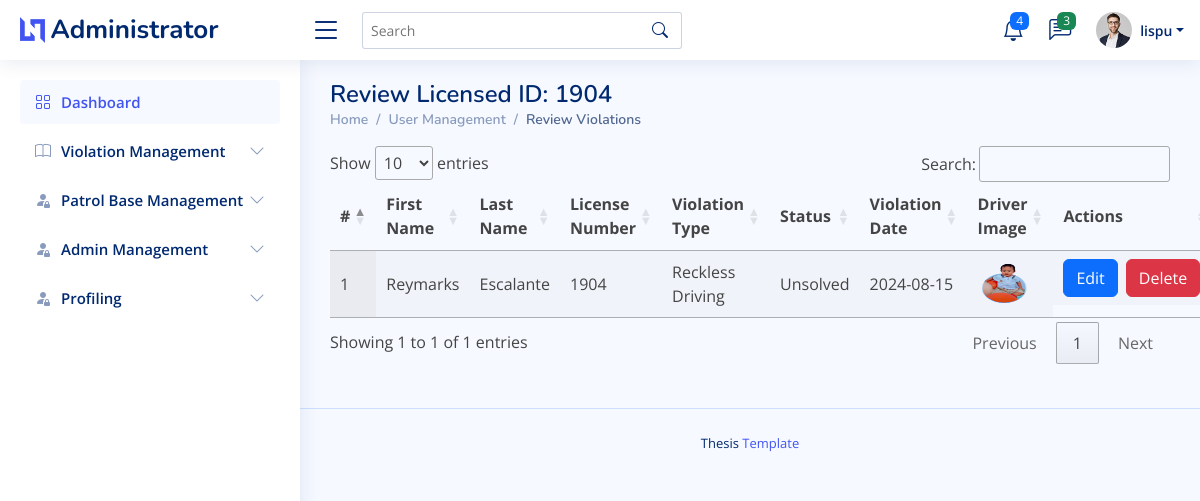
/admin/review_user_page.php?licensed_no=1904 (signed in), run on the app's committed database.
### tables this page shows
CREATE TABLE `traffic_violations`  (
  `violation_id` int NOT NULL AUTO_INCREMENT,
  `officer_name` varchar(100) NOT NULL,
  `violation_type` varchar(50) NOT NULL,
  `vehicle_plate_number` varchar(20) NOT NULL,
  `driver_licensed` varchar(255) NULL DEFAULT NULL,
  `driver_lastname` varchar(255) NULL DEFAULT NULL,
  `driver_firstname` varchar(100) NOT NULL,
  `driver_image_path` varchar(255) NULL DEFAULT NULL,
  `violation_location` varchar(255) NOT NULL,
  `violation_date` date NOT NULL,
  `violation_time` time NOT NULL,
  `evidence_path` varchar(255) NULL DEFAULT NULL,
  `additional_notes` text NULL,
  `status` varchar(50) NULL DEFAULT 'Unsolved',
  `created_at` timestamp NOT NULL DEFAULT current_timestamp,
  PRIMARY KEY (`violation_id`) USING BTREE
);

### admin/review_user_page.php (the view, shortened to what this page needs)
<?php
include("admin_header.php");
?>
<body>
<?php
    include("admin_topnav.php");
    include("admin_sidenav.php");
    $licensed_no = isset($_GET['licensed_no']) ? $_GET['licensed_no'] : '';
?>
<main id="main" class="main">
  <div class="pagetitle">
    <h1>Review Licensed ID: <?php echo htmlspecialchars($licensed_no); ?></h1>
    <nav>
      <ol class="breadcrumb">
        <li class="breadcrumb-item"><a href="index.html">Home</a></li>
        <li class="breadcrumb-item">User Management</li>
        <li class="breadcrumb-item active">Review Violations</li>
      </ol>
    </nav>
  </div>
  <section class="section">
    <div class="row align-items-top">
      <div class="col-lg-12 mb-4">
      <?php
          if ($licensed_no) {
              $stmt = $connection->prepare("SELECT * FROM traffic_violations WHERE driver_licensed = ?");
              $stmt->bind_param('s', $licensed_no);
              $stmt->execute();
              $result = $stmt->get_result();
              $count = 1;
              if ($result->num_rows > 0) {
                  echo '<table id="violationsTable" class="display">
                          <thead>
                              <tr>
                                  <th>#</th>
                                  <th>First Name</th>
                                  <th>Last Name</th>
                                  <th>License Number</th>
                                  <th>Violation Type</th>
                                  <th>Status</th>
                                  <th>Violation Date</th>
                                  <th>Driver Image</th>
                                  <th>Actions</th>
                              </tr>
                          </thead>
                          <tbody>';
                  while ($row = $result->fetch_assoc()) {
                      echo "<tr>";
                      echo "<td>".$count."</td>";
                      echo "<td>".$row['driver_firstname']."</td>";
                      echo "<td>".$row['driver_lastname']."</td>";
                      echo "<td>".$row['driver_licensed']."</td>";
                      echo "<td>".$row['violation_type']."</td>";
                      echo "<td>".$row['status']."</td>";
                      echo "<td>".$row['violation_date']."</td>";
                      echo "<td><img src='process/" . htmlspecialchars($row['driver_image_path']) . "' alt='Driver Image' style='width: 50px; height: 50px;'></td>";
                      echo "<td class='d-flex'>";
                      echo "<a class='btn btn-primary me-2' href='edit_violation.php?violation_id=" . htmlspecialchars($row['violation_id']) . "'>Edit</a>";
                      echo "<a class='btn btn-danger me-2' href='delete_violation.php?violation_id=" . htmlspecialchars($row['violation_id']) . "'>Delete</a>";
                      echo "</td>";
                      echo "</tr>";
                      $count++;
                  }
                  echo '</tbody></table>';
              }
          } else {
              echo '<p>Please provide a license number to search.</p>';
          }
        ?>
      </div>
    </div>
  </section>
</main>
<?php
    include("admin_footer.php");
?>
<link rel="stylesheet" href="https://cdn.datatables.net/1.11.3/css/jquery.dataTables.min.css" />
</body>
</html>

### assets/css/style.css (style rules this page uses)
:root { scroll-behavior: smooth; }
body { font-family: "Open Sans", sans-serif; background: #f6f9ff; color: #444444; }
a { color: #4154f1; text-decoration: none; }
h1, h2, h3, h4, h5, h6 { font-family: "Nunito", sans-serif; }
#main { margin-top: 60px; padding: 20px 30px; transition: all 0.3s; }
.pagetitle { margin-bottom: 10px; }
.pagetitle h1 { font-size: 24px; margin-bottom: 0; font-weight: 600; color: #012970; }
.breadcrumb { font-size: 14px; font-family: "Nunito", sans-serif; color: #899bbd; font-weight: 600; }
.breadcrumb a { color: #899bbd; transition: 0.3s; }
.breadcrumb .breadcrumb-item::before { color: #899bbd; }
.breadcrumb .active { color: #51678f; font-weight: 600; }
@media (min-width: 1200px) { #main, #footer { margin-left: 300px; } }

### data on the page
traffic_violations: driver_firstname "Reymarks", driver_lastname "Escalante", driver_licensed "1904", violation_type "Reckless Driving", status "Unsolved", violation_date "2024-08-15", driver_image_path (picture)

### other printed values
$_SESSION['username'] "lispu"
$licensed_no "1904"
